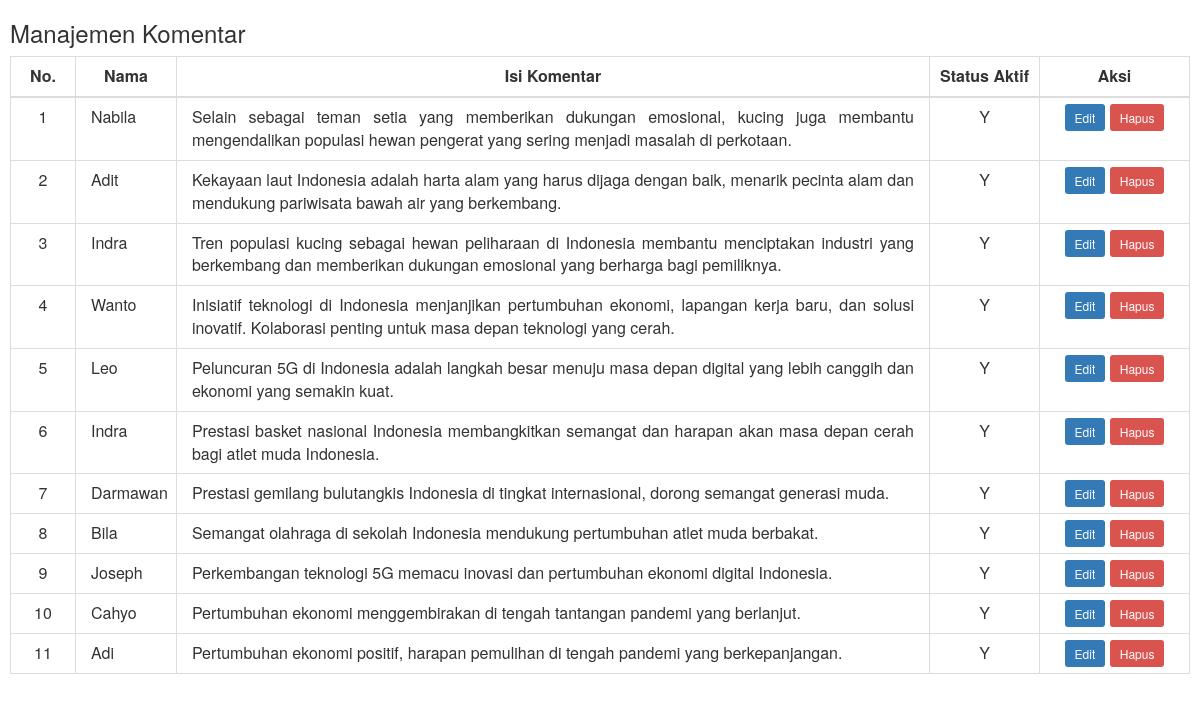
Screenshot of /admin/module/komentar/komentar.php with the database file from the repository.
### tables this page shows
CREATE TABLE `komentar` (
  `id` int(10) NOT NULL,
  `nama` varchar(40) DEFAULT NULL,
  `email` varchar(60) DEFAULT NULL,
  `komentar` varchar(250) DEFAULT NULL,
  `tgl` date NOT NULL,
  `aktif` enum('Y','N') NOT NULL DEFAULT 'N',
  `id_berita` int(10) DEFAULT NULL
);

### admin/module/komentar/komentar.php (the view, shortened to what this page needs)
<link href="https://maxcdn.bootstrapcdn.com/bootstrap/3.3.7/css/bootstrap.min.css" rel="stylesheet">
<?php
if (isset($_GET['tipe'])) {
    if ($_GET['tipe'] == 'edit') {
        $sql = mysqli_query($mysqli, "SELECT * FROM komentar where id='$_GET[id]'");
        $de = mysqli_fetch_array($sql);
        echo "
            <h3>Edit Data Kategori</h3>
            <form method='post' action='module/komentar/proses_edit.php'>
                <input type='hidden' name='id' value='$de[id]' />
                <div class='form-group'>
                    <label for='aktif'>Status Aktif</label>
                    <select name='aktif' class='form-control'>
                        <option value='$de[aktif]' selected>$de[aktif]</option>
                        <option value='Y'>Y</option>
                        <option value='N'>N</option>
                    </select>
                </div>
                <button type='submit' class='btn btn-primary'>Update</button>
                <button type='button' class='btn btn-secondary' onClick='history.back();'>Batal</button>
            </form>";
    }
} else {
    echo "<h3>Manajemen Komentar</h3>
    <table class='table table-bordered' width='100%'>
        <thead>
            <tr>
                <th style='text-align: center;' width='65px'>No.</th>
                <th style='text-align: center;' width='100px'>Nama</th>
                <th style='text-align: center;'>Isi Komentar</th>
                <th style='text-align: center;'>Status Aktif</th>
                <th style='text-align: center;'>Aksi</th>
            </tr>
        </thead>
        <tbody>";
    $sql = mysqli_query($mysqli, "SELECT * FROM komentar ORDER BY id DESC");
    $no = 1;
    while ($k = mysqli_fetch_array($sql)) {
        echo "<tr>
                <td align='center'>$no</td>
                <td style='padding-left: 15px;'>$k[nama]</td>
                <td style='padding-left: 15px; padding-right: 15px; text-align: justify;'>$k[komentar]</td>
                <td style='text-align: center;' width='110px'>$k[aktif]</td>
                <td align='center' width='150px'>
                    <a href='?m=komentar&tipe=edit&id=$k[id]' class='btn-sm btn-primary'>Edit</a>
                    <a href='module/komentar/proses_hapus.php?id=$k[id]'
                        onClick='return confirm(\"Anda yakin akan menghapus?\")' class='btn-sm btn-danger'>Hapus</a>
                </td>
            </tr>";
        $no++;
    }
    echo "</tbody></table>";
}
?>

### rows the page displays
komentar: nama "Nabila", komentar "Selain sebagai teman setia yang memberikan dukungan emosional, kucing juga membantu mengendalikan populasi hewan pengerat yang sering menjadi masalah di perkotaan.", aktif "Y"
komentar: nama "Adit", komentar "Kekayaan laut Indonesia adalah harta alam yang harus dijaga dengan baik, menarik pecinta alam dan mendukung pariwisata bawah air yang berkembang.", aktif "Y"
komentar: nama "Indra", komentar "Tren populasi kucing sebagai hewan peliharaan di Indonesia membantu menciptakan industri yang berkembang dan memberikan dukungan emosional yang berharga bagi pemiliknya.", aktif "Y"
komentar: nama "Wanto", komentar "Inisiatif teknologi di Indonesia menjanjikan pertumbuhan ekonomi, lapangan kerja baru, dan solusi inovatif. Kolaborasi penting untuk masa depan teknologi yang cerah.", aktif "Y"
komentar: nama "Leo", komentar "Peluncuran 5G di Indonesia adalah langkah besar menuju masa depan digital yang lebih canggih dan ekonomi yang semakin kuat.", aktif "Y"
komentar: nama "Indra", komentar "Prestasi basket nasional Indonesia membangkitkan semangat dan harapan akan masa depan cerah bagi atlet muda Indonesia.", aktif "Y"
komentar: nama "Darmawan", komentar "Prestasi gemilang bulutangkis Indonesia di tingkat internasional, dorong semangat generasi muda.", aktif "Y"
komentar: nama "Bila", komentar "Semangat olahraga di sekolah Indonesia mendukung pertumbuhan atlet muda berbakat.", aktif "Y"
komentar: nama "Joseph", komentar "Perkembangan teknologi 5G memacu inovasi dan pertumbuhan ekonomi digital Indonesia.", aktif "Y"
komentar: nama "Cahyo", komentar "Pertumbuhan ekonomi menggembirakan di tengah tantangan pandemi yang berlanjut.", aktif "Y"
komentar: nama "Adi", komentar "Pertumbuhan ekonomi positif, harapan pemulihan di tengah pandemi yang berkepanjangan.", aktif "Y"
